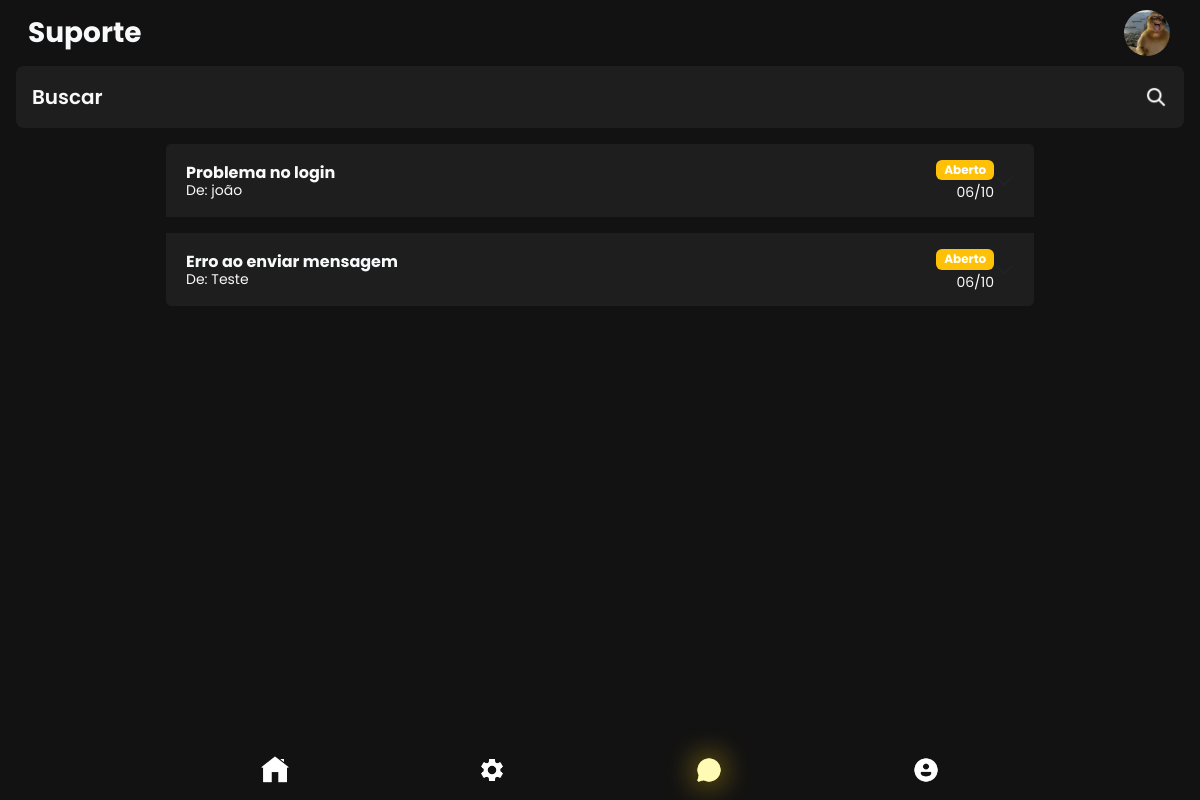
Page /public/adm/chat.php (signed in) on the committed database.
### tables this page shows
CREATE TABLE suporte (
    id INT AUTO_INCREMENT PRIMARY KEY,
    usuario_id INT NOT NULL,
    assunto VARCHAR(100) NOT NULL,
    descricao TEXT NOT NULL,
    status ENUM('aberto', 'em andamento', 'resolvido') NOT NULL DEFAULT 'aberto',
    data_hora_abertura DATETIME DEFAULT CURRENT_TIMESTAMP NOT NULL,
    data_hora_fechamento DATETIME,
    CONSTRAINT fk_usuario_suporte FOREIGN KEY (usuario_id) REFERENCES usuarios(id) ON DELETE CASCADE
);

CREATE TABLE usuarios (
    id INT AUTO_INCREMENT PRIMARY KEY,
    nome VARCHAR(100) NOT NULL,
    email VARCHAR(100) NOT NULL,
    telefone VARCHAR(15),
    senha VARCHAR(255) NOT NULL,
    cargo ENUM('usuario', 'administrador', 'maquinista') NOT NULL DEFAULT 'usuario',
    foto VARCHAR(255) DEFAULT '../../assets/img/perfil.png' NOT NULL
);

### public/adm/chat.php (the view, shortened to what this page needs)
<?php
require "../../config/bd.php";
$tickets = [];
$stmt = $conn->prepare("SELECT s.*, u.nome as usuario_nome
    FROM suporte s
    INNER JOIN usuarios u ON s.usuario_id = u.id
    ORDER BY s.data_hora_abertura DESC
");
$stmt->execute();
$result = $stmt->get_result();
while ($row = $result->fetch_assoc()) {
    $tickets[] = $row;
}
?>
<!DOCTYPE html>
<html lang="pt-BR">
<head>
    <link href="https://cdn.jsdelivr.net/npm/bootstrap@5.3.0/dist/css/bootstrap.min.css" rel="stylesheet" />
    <link rel="stylesheet" href="https://cdn.jsdelivr.net/npm/bootstrap-icons@1.11.0/font/bootstrap-icons.css">
</head>
<body class="text-light">
    <header class="bg-transparent">
        <nav class="navbar navbar-expand-lg navbar-dark bg-transparent px-3 py-2">
            <div class="container-fluid">
                <div class="d-flex justify-content-between align-items-center w-100">
                    <div class="text-oi">
                        <h1 class="text-light fw-bold mb-0 fs-3">Suporte</h1>
                    </div>
                    <div class="pfp">
                        <img src="<?php echo htmlspecialchars($_SESSION['foto'] ?? '../../assets/img/perfil.png'); ?>" alt="Foto de perfil" class="pfp-img" />
                    </div>
                </div>
            </div>
        </nav>
        <div class="searchbar bg-custom d-flex justify-content-between align-items-center mx-3 mb-3 p-3 rounded-3">
            <div class="text-bar">
                <span class="fw-semibold fs-5 text-light">Buscar</span>
            </div>
            <div class="img-bar">
                <img src="../../assets/img/lupa.png" alt="Ícone de lupa para busca" class="search-icon" />
            </div>
        </div>
    </header>
    <main class="container px-3" style="max-width: 900px; margin-bottom: 2rem; overflow-y: auto;">
        <div class="accordion" id="suporteAccordion">
            <?php
            if (!empty($tickets)) {
                foreach ($tickets as $index => $ticket) {
                    $dataHoraAbertura = $ticket['data_hora_abertura'];
                    $dataAtual = date('Y-m-d');
                    $dataDaMensagem = date('Y-m-d', strtotime($dataHoraAbertura));
                    if ($dataDaMensagem === $dataAtual) {
                        $tempoFormatado = date('H:i', strtotime($dataHoraAbertura));
                    } else {
                        $tempoFormatado = date('d/m', strtotime($dataHoraAbertura));
                    }
                    $statusClass = ($ticket['status'] === 'aberto') ? 'bg-warning' : (($ticket['status'] === 'em andamento') ? 'bg-info' : 'bg-success');
                    $statusText = ucfirst($ticket['status']);
            ?>
                    <div class="accordion-item bg-custom border-0 mb-3 rounded-3">
                        <h2 class="accordion-header" id="heading<?php echo $index; ?>">
                            <button class="accordion-button collapsed" type="button" data-bs-toggle="collapse" data-bs-target="#collapse<?php echo $index; ?>" aria-expanded="false" aria-controls="collapse<?php echo $index; ?>">
                                <div class="d-flex justify-content-between align-items-center w-100">
                                    <div class="flex-grow-1">
                                        <div class="fw-bold text-light"><?php echo htmlspecialchars($ticket['assunto']); ?></div>
                                        <div class="small text-light">De: <?php echo htmlspecialchars($ticket['usuario_nome']); ?></div>
                                    </div>
                                    <div class="d-flex flex-column align-items-end ms-3">
                                        <span class="badge <?php echo $statusClass; ?> status-badge"><?php echo $statusText; ?></span>
                                        <div class="small text-light mt-1"><?php echo $tempoFormatado; ?></div>
                                    </div>
                                </div>
                            </button>
                        </h2>
                    </div>
            <?php
                }
            } else {
                echo '<p class="text-light text-center mt-4">Nenhum ticket de suporte encontrado.</p>';
            }
            ?>
        </div>
    </main>
    <footer class="rodape position-fixed bottom-0 w-100 py-2 px-3" style="max-width: 900px; margin: 0 auto; left: 50%; transform: translateX(-50%); z-index: 1000;" role="contentinfo" aria-label="Menu de navegação inferior">
        <div class="d-flex justify-content-around align-items-center">
            <a href="home.php" class="footer-icon text-center text-decoration-none p-2" aria-label="Início">
                <img src="../../assets/img/casa.png" alt="Início" />
            </a>
            <a href="gerenciamento.php" class="footer-icon text-center text-decoration-none p-2" aria-label="Buscar">
                <img src="../../assets/img/gerenciamento.png" alt="Gerenciamento" />
            </a>
            <a href="chat.php" class="footer-icon active text-center text-decoration-none p-2" aria-label="Chat">
                <img src="../../assets/img/chat.png" alt="Chat" />
            </a>
            <a href="perfil.php" class="footer-icon text-center text-decoration-none p-2" aria-label="Perfil">
                <img src="../../assets/img/perfil.png" alt="Perfil" />
            </a>
        </div>
    </footer>
</body>
</html>

### public/adm/chat.php (style rules this page uses)
body { font-family: 'Poppins', sans-serif; background-color: #121212; color: #e0e0e0; min-height: 100vh; padding-bottom: 70px; }
.bg-custom { background-color: #1e1e1e !important; }
.pfp-img { width: 50px; height: 50px; object-fit: cover; border-radius: 50%; border: 2px solid transparent; transition: border-color 0.3s ease; }
.search-icon { width: 24px; height: 24px; filter: brightness(0) invert(1); transition: filter 0.3s ease; cursor: pointer; }
.footer-icon img { width: 28px; height: 28px; filter: brightness(0) invert(1); transition: filter 0.3s ease; }
.footer-icon:hover img, .footer-icon.active img { filter: brightness(0) invert(1) drop-shadow(0 0 15px rgba(255, 193, 7, 0.8)) sepia(1) saturate(5) hue-rotate(-10deg); }
.rodape { background-color: #121212; border: none; box-shadow: none; z-index: 1000; }
.accordion-button { background-color: #1e1e1e !important; color: #e0e0e0 !important; border: none; }
.status-badge { font-size: 0.75rem; }

### rows in the picture
suporte: assunto "Problema no login", usuario.nome "joão", status "Aberto", data_hora_abertura "06/10"
suporte: assunto "Erro ao enviar mensagem", usuario.nome "Teste", status "Aberto", data_hora_abertura "06/10"
